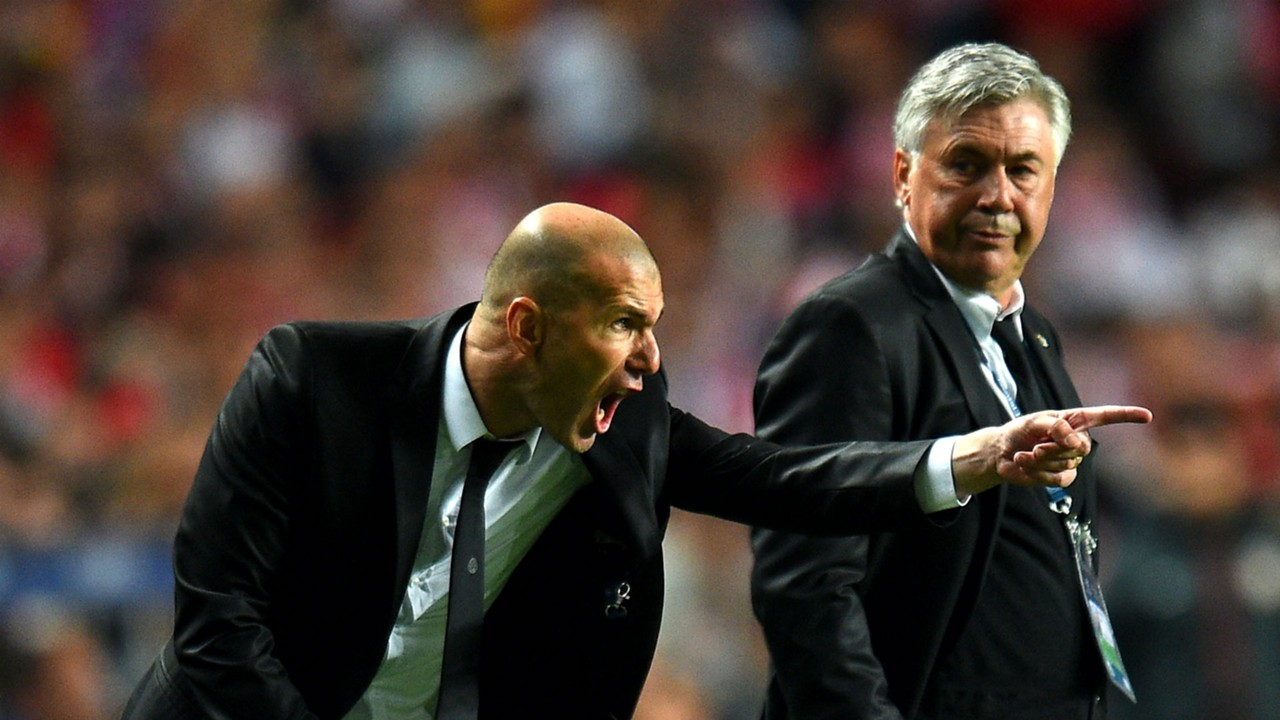
#> input picture rcnn/image_1.jpg, 1280 x 720 px, given in place of the camera
$ jupyter execute --allow-errors obj_detection_exp1.ipynb   (text cells are left out)
#> lines starting #> are read from the running program, lines starting #| are printed output that depends on the picture; after the words box and inside, x2 and y2 are one past the last pixel; in counts of white or black regions, pixels touching at a corner belong together
[cell 1]
import cv2

[cell 2]
# class code
cam = cv2.VideoCapture(0)

frame_width = int(cam.get(cv2.CAP_PROP_FRAME_WIDTH))
frame_height = int(cam.get(cv2.CAP_PROP_FRAME_HEIGHT))

fourcc = cv2.VideoWriter_fourcc(*'mp4v')
out = cv2.VideoWriter('Documents/SEM 2/Machine Vision',fourcc,20.0,(frame_width,frame_height))

while True:
    ret, frame = cam.read()
#> frame is the input picture: shape (720, 1280, 3); mean B, G, R 51.5, 58.3, 69.4
    out.write(frame)
    cv2.imshow('Camera',frame)
    if cv2.waitKey(1) == ord('q'):
#> (key q is pressed here)
        break
cam.release()
out.release()
cv2.destroyAllWindows()

[cell 3]
# image object detection
import numpy as np
def detect_objects_in_image(image_path):

    image = cv2.imread(image_path)
    output_image = image.copy()

    face_cascade = cv2.CascadeClassifier(cv2.data.haarcascades + 'haarcascade_frontalface_default.xml')
    gray = cv2.cvtColor(image, cv2.COLOR_BGR2GRAY)
    faces = face_cascade.detectMultiScale(gray, 1.1, 4)

    for (x, y, w, h) in faces:
        cv2.rectangle(output_image, (x, y), (x+w, y+h), (255, 0, 0), 2)
        cv2.putText(output_image, 'Face', (x, y-10), cv2.FONT_HERSHEY_SIMPLEX, 0.9, (255, 0, 0), 2)

    gray = cv2.cvtColor(image, cv2.COLOR_BGR2GRAY) if len(image.shape) == 3 else image
    _, binary = cv2.threshold(gray, 180, 255, cv2.THRESH_BINARY_INV)

    contours, _ = cv2.findContours(binary, cv2.RETR_EXTERNAL, cv2.CHAIN_APPROX_SIMPLE)


    for contour in contours:
        area = cv2.contourArea(contour)
        if area > 500:
            x, y, w, h = cv2.boundingRect(contour)
            aspect_ratio = w/h
            if 0.5 <= aspect_ratio <= 15:
                cv2.rectangle(output_image, (x, y), (x+w, y+h), (0, 255, 0), 2)
                cv2.putText(output_image, 'Text', (x, y-10), cv2.FONT_HERSHEY_SIMPLEX, 0.9, (0, 255, 0), 2)


    cv2.imshow('Result', output_image)
    cv2.waitKey(0)
    cv2.destroyAllWindows()


    cv2.imwrite('Documents/SEM 2/Machine Vision/Screenshot 2025-01-08 at 12.16.28 PM.png', output_image)


#> (the rest of this cell did not finish here and is left out)

[cell 4]
# webcam video object detect
import numpy as np
import time

def process_video_detection(video_source=0):

    # Initialize video capture
#> called with video_source = 0
    cap = cv2.VideoCapture(video_source)

    # Check if video opened successfully
    if not cap.isOpened():
        print("Error: Could not open video source")
        return

    # Load the pre-trained face detection classifier
    face_cascade = cv2.CascadeClassifier(cv2.data.haarcascades + 'haarcascade_frontalface_default.xml')

    # frame dimension and FPS
    frame_width = int(cap.get(cv2.CAP_PROP_FRAME_WIDTH))
    frame_height = int(cap.get(cv2.CAP_PROP_FRAME_HEIGHT))
    fps = int(cap.get(cv2.CAP_PROP_FPS))

    # saves processed video
    output_video = cv2.VideoWriter('detected_output.avi',
                                 cv2.VideoWriter_fourcc(*'XVID'),
                                 fps, (frame_width, frame_height))

    # FPS calculation variables
    start_time = time.time()
    frame_count = 0
    fps_display = 0

    while True:
        # Read frame from video
        ret, frame = cap.read()

        if not ret:
            print("End of video stream")
            break

        # Create a copy for drawing
        output_frame = frame.copy()

        # Convert to grayscale for detection
        gray = cv2.cvtColor(frame, cv2.COLOR_BGR2GRAY)
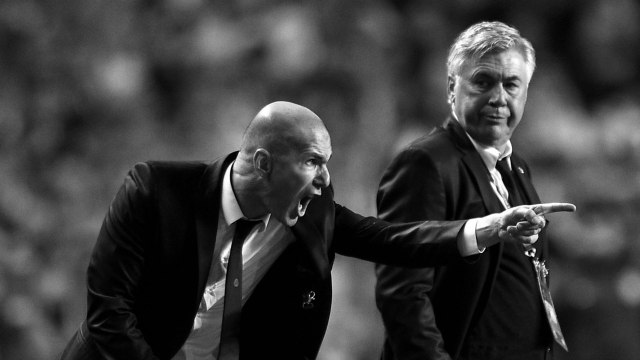
#> gray: shape (720, 1280) (shown at 1/2 size); min 0, max 255, mean 60.8

        # Face Detection
        faces = face_cascade.detectMultiScale(gray,
                                            scaleFactor=1.1,
                                            minNeighbors=5,
                                            minSize=(30, 30))
#> faces = [[915, 108, 155, 155], [44, 328, 194, 194]]

        # Draw rectangles around faces
        for (x, y, w, h) in faces:
            cv2.rectangle(output_frame, (x, y), (x+w, y+h), (255, 0, 0), 2)
            cv2.putText(output_frame, 'Face', (x, y-10),
                       cv2.FONT_HERSHEY_SIMPLEX, 0.9, (255, 0, 0), 2)
#> this loop made 2 passes
#> output_frame: shape (720, 1280, 3); 0.56% of pixels changed, all inside (x1, y1, x2, y2) = (43, 78, 1072, 524)

        # Text Region Detection
        # Apply threshold to get text regions
        _, binary = cv2.threshold(gray, 180, 255, cv2.THRESH_BINARY_INV)
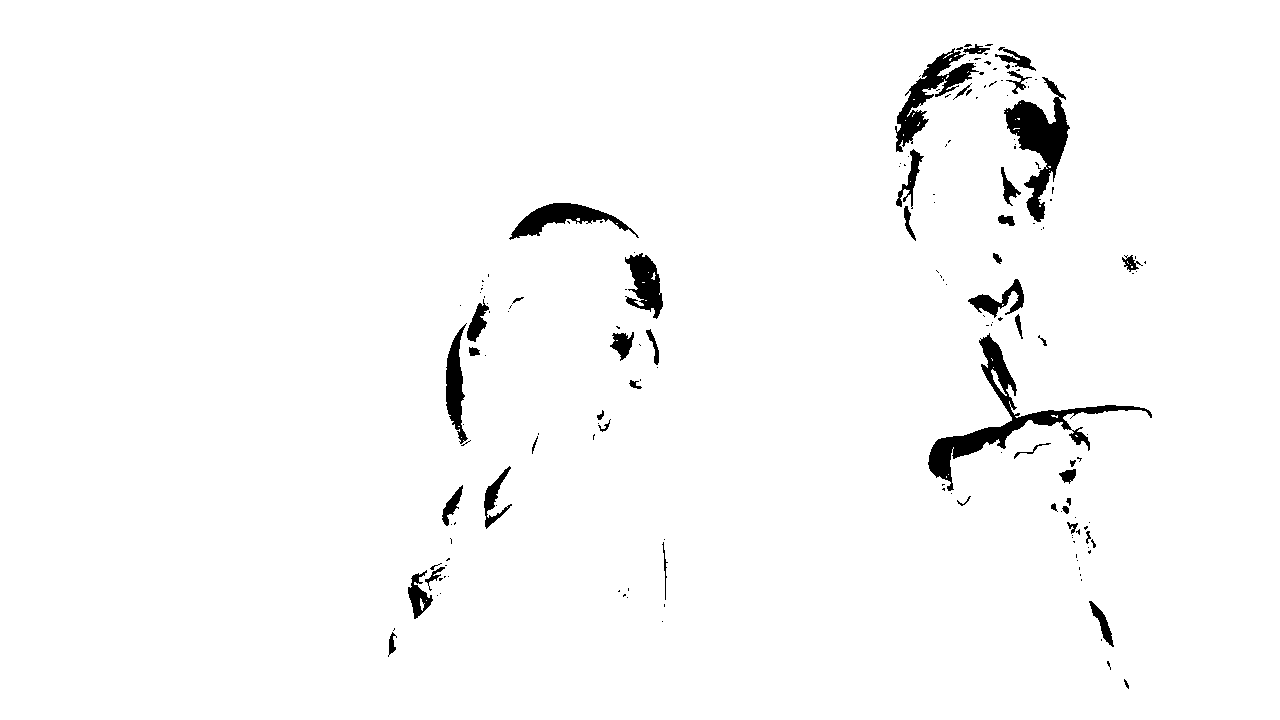
#> binary: shape (720, 1280); 97.6% white; 169 black regions (122 under 20 px), largest, box (x1, y1, x2, y2) and area: (928, 333, 1152, 491) 4459, (1004, 77, 1070, 222) 3554, (895, 48, 979, 152) 2389

        # Find contours in the binary image
        contours, _ = cv2.findContours(binary,
                                     cv2.RETR_EXTERNAL,
                                     cv2.CHAIN_APPROX_SIMPLE)
#> contours = [[[0, 0], [0, 719], [1279, 719], [1279, 0]]]

        # Process each contour for text detection
        for contour in contours:
            area = cv2.contourArea(contour)
            if area > 500:  # Filter small contours
                x, y, w, h = cv2.boundingRect(contour)
                aspect_ratio = w/h
                # Filter based on aspect ratio to reduce false positives
                if 0.5 <= aspect_ratio <= 15:
                    cv2.rectangle(output_frame, (x, y), (x+w, y+h),
                                (0, 255, 0), 2)
                    cv2.putText(output_frame, 'Text', (x, y-10),
                              cv2.FONT_HERSHEY_SIMPLEX, 0.9, (0, 255, 0), 2)
#> this loop made 1 pass
#> (contour, area, x, y, w, h, aspect_ratio) on pass 1: ([[0, 0], [0, 719], [1279, 719], [1279, 0]], 919601, 0, 0, 1280, 720, 1.78)
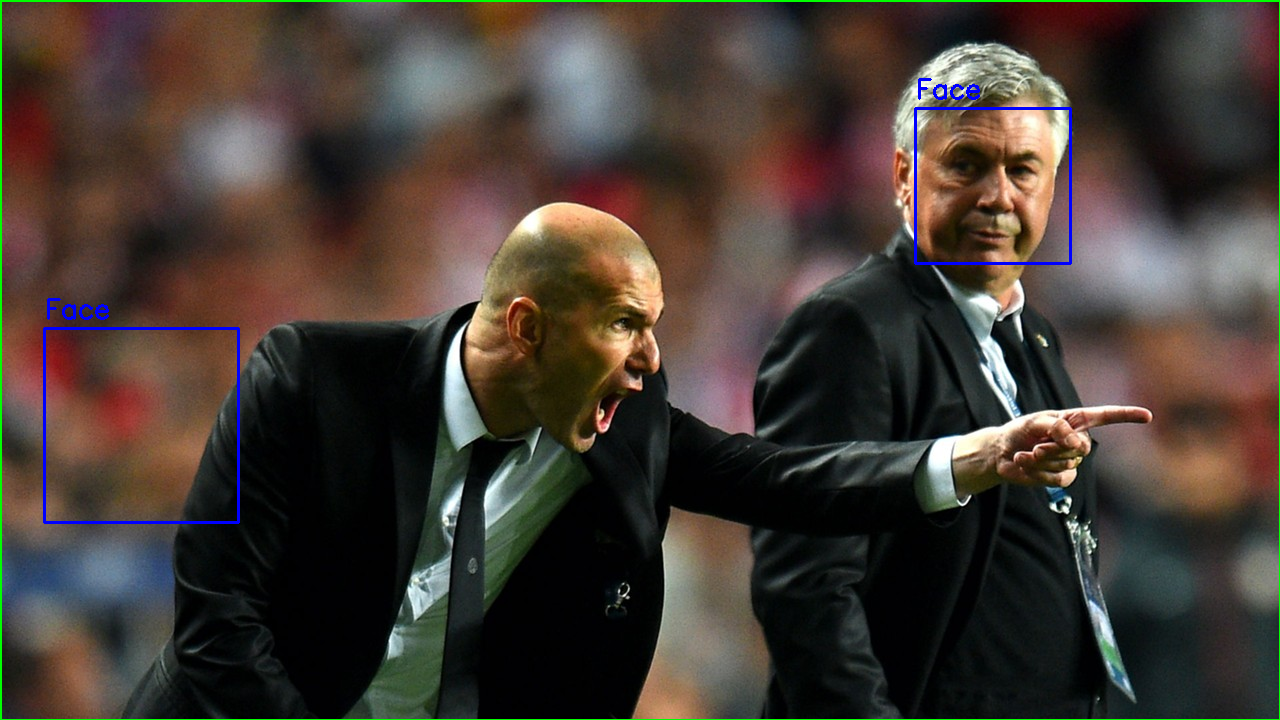
#> output_frame: shape (720, 1280, 3); mean B, G, R 52.2, 59.2, 68.4

        # Calculate and display FPS
        frame_count += 1
        if frame_count % 30 == 0:  # Update FPS every 30 frames
            end_time = time.time()
            fps_display = frame_count / (end_time - start_time)

        # Display FPS on frame
        cv2.putText(output_frame, f'FPS: {fps_display:.2f}',
                    (10, 30), cv2.FONT_HERSHEY_SIMPLEX,
                    1, (0, 0, 255), 2)
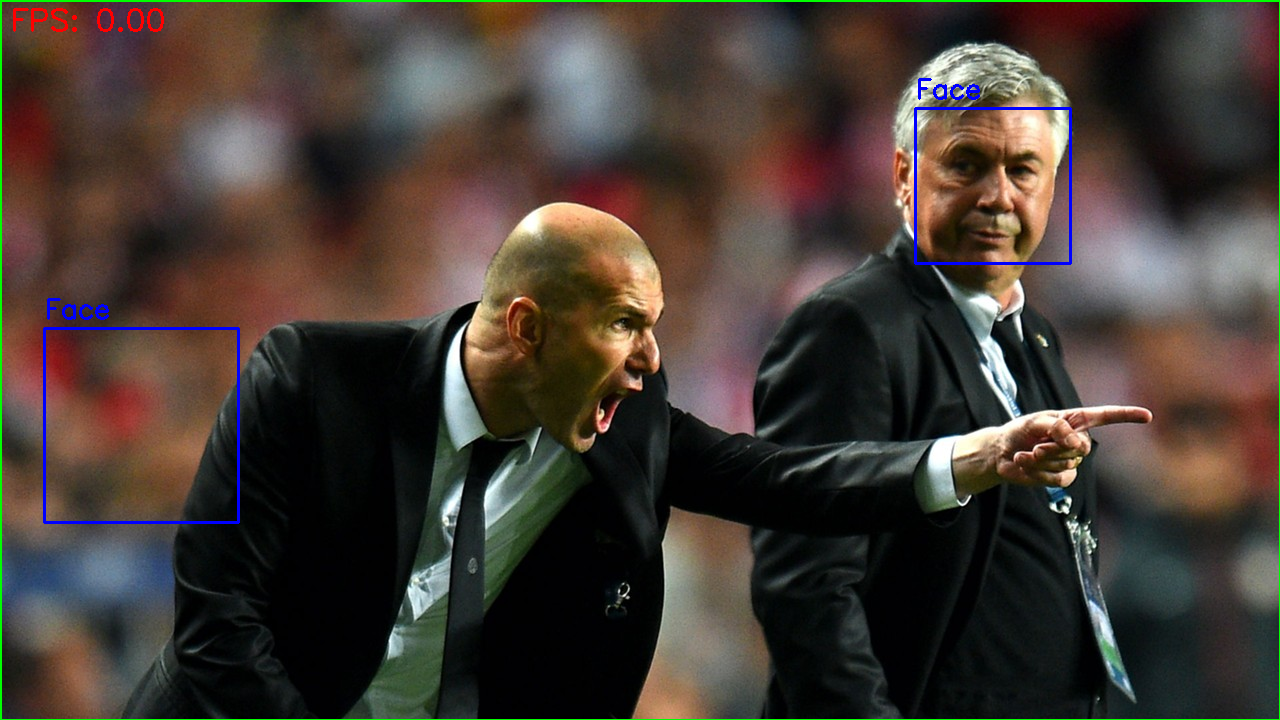
#> output_frame: shape (720, 1280, 3); 0.11% of pixels changed, all inside (x1, y1, x2, y2) = (13, 8, 164, 32)

        # Write frame to output video
        output_video.write(output_frame)

        # Display the processed frame
        cv2.imshow('Video Detection', output_frame)

        # Break loop on 'q' key press
        if cv2.waitKey(1) & 0xFF == ord('q'):
#> (key q is pressed here)
            break

    # Clean up
    cap.release()
    output_video.release()
    cv2.destroyAllWindows()

def main():
    # Video source
    video_source = 0
    process_video_detection(0)

if __name__ == "__main__":
    main()
